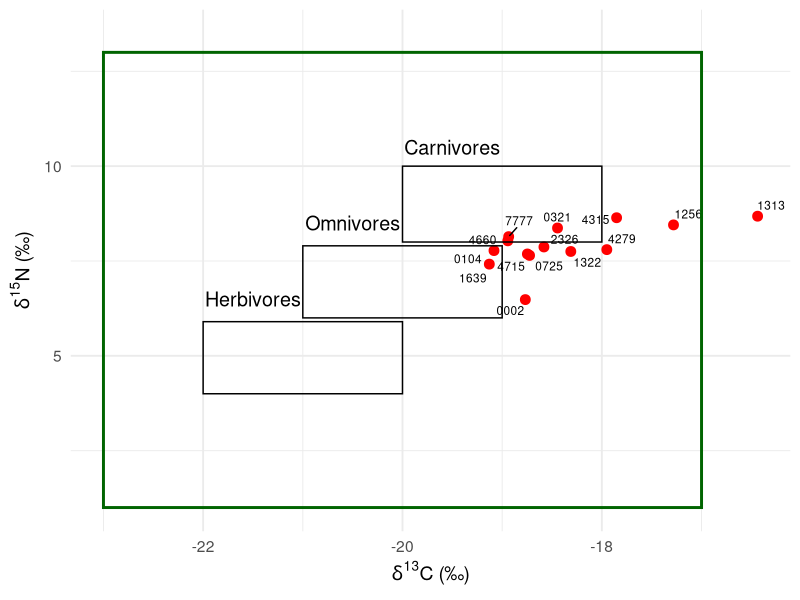
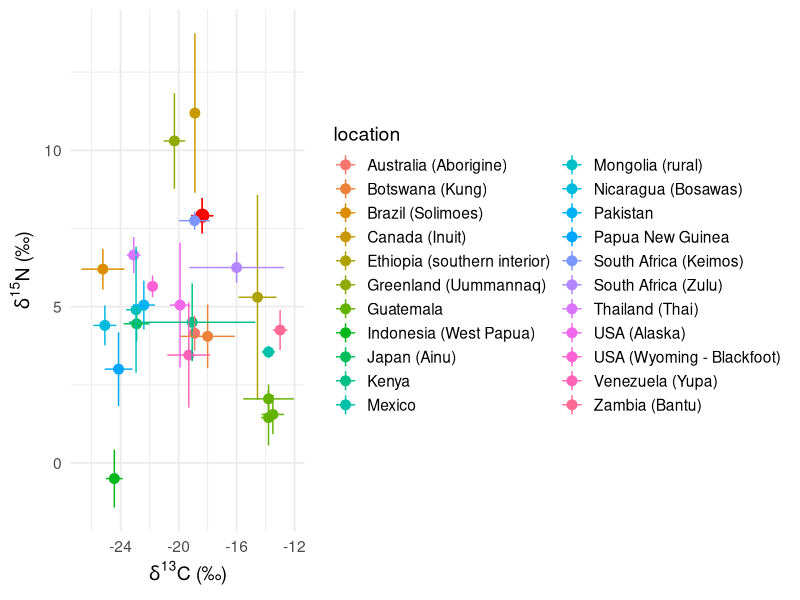
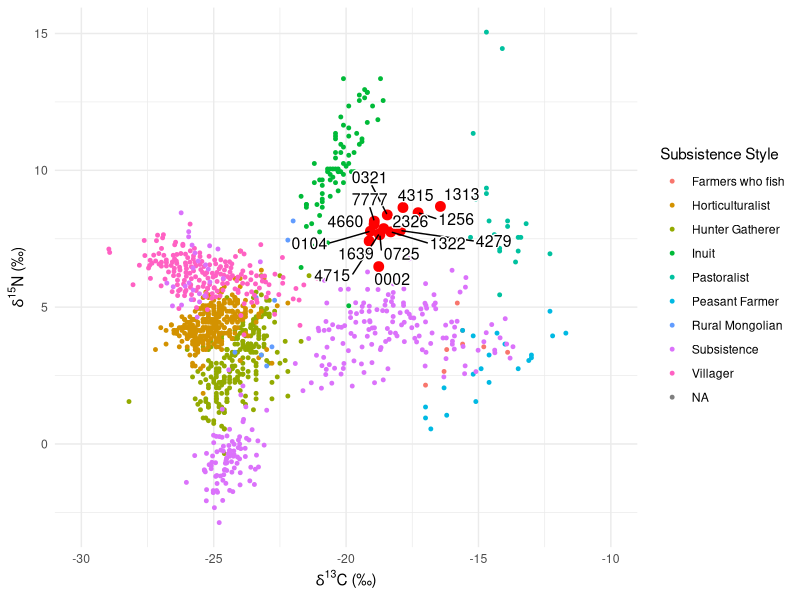
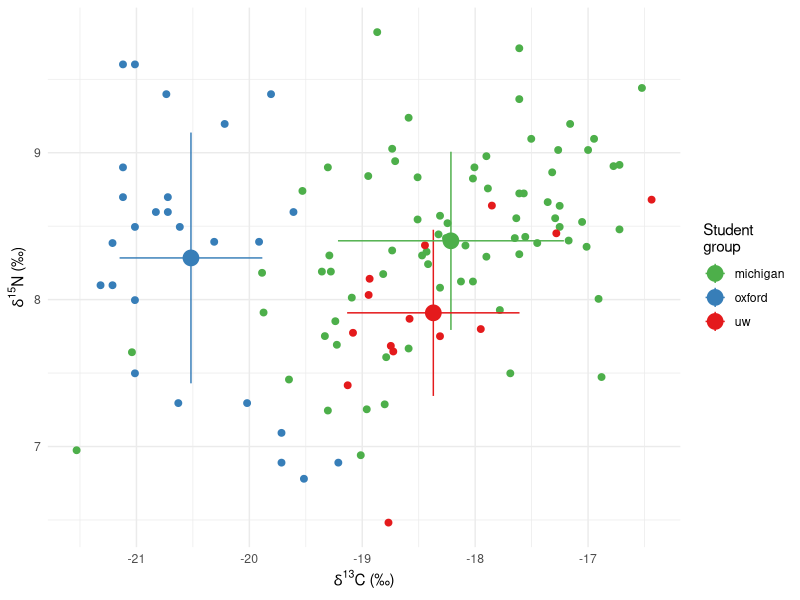
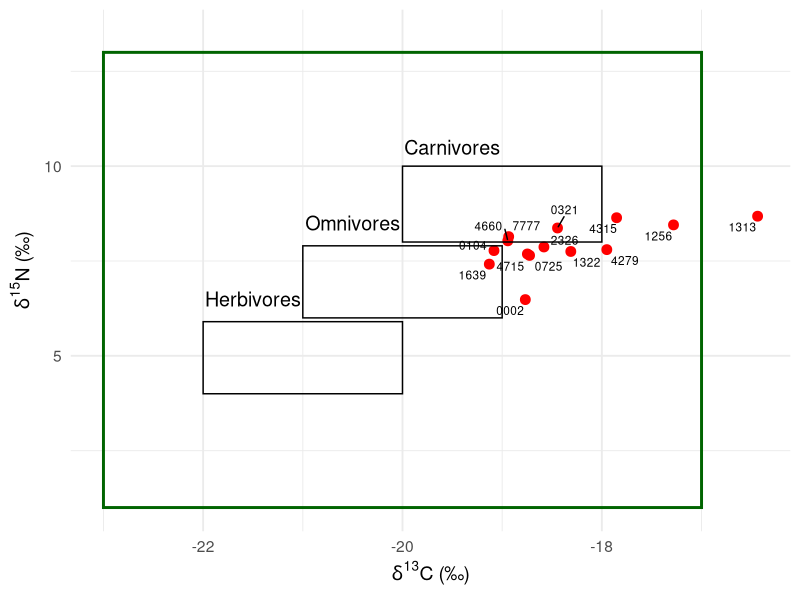
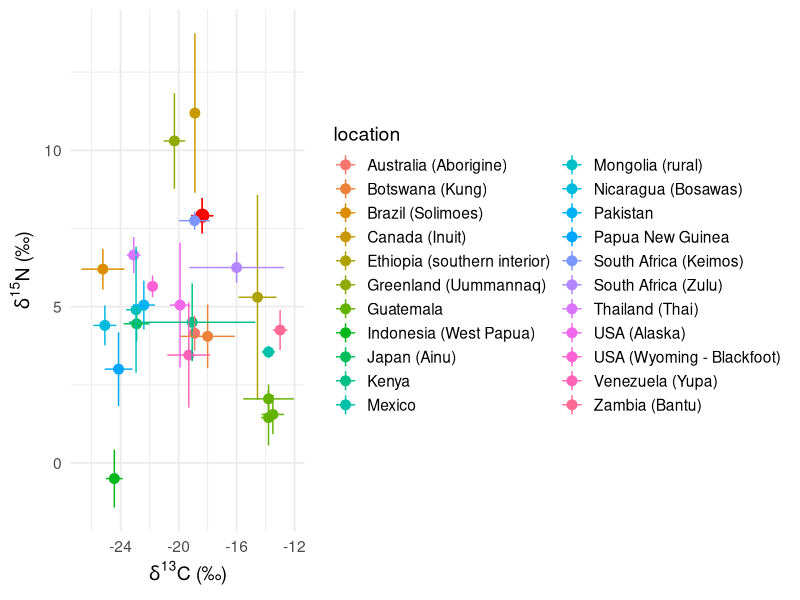
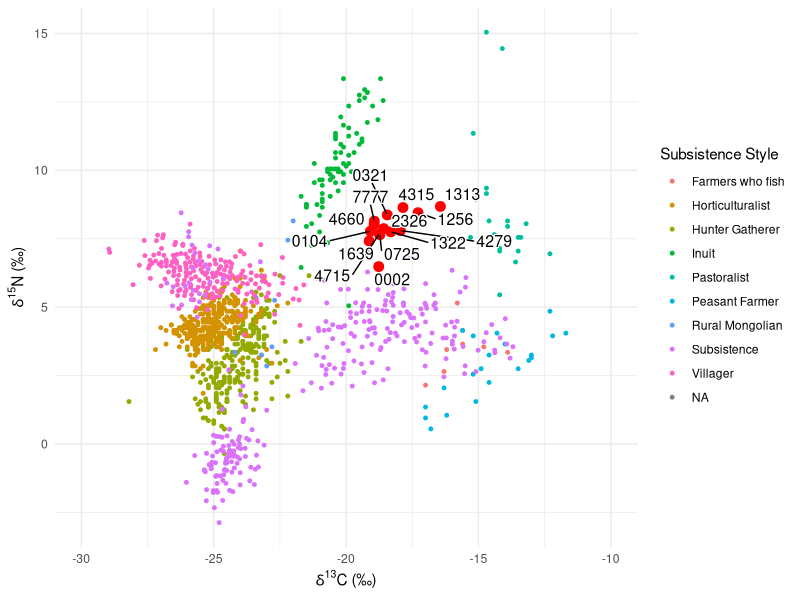
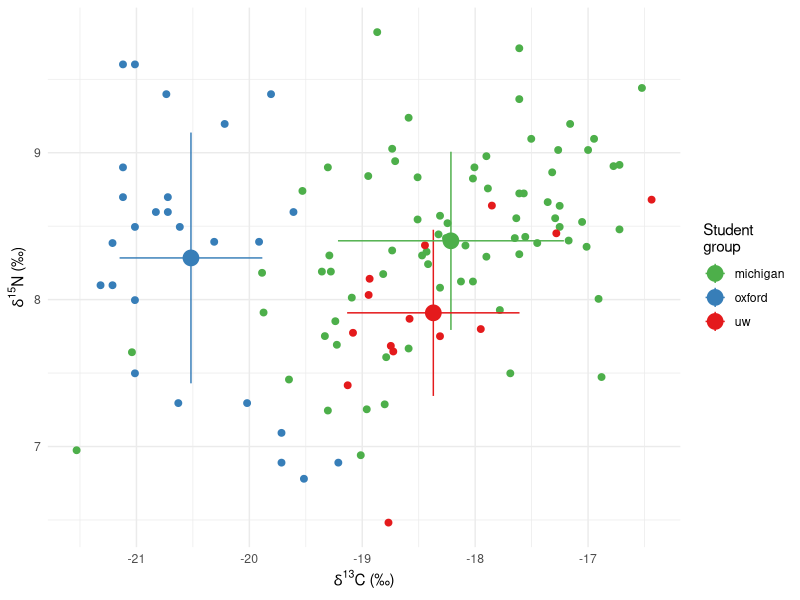

Write R code to recreate these figures, in order.
## ---- chunk 1
# Loading Packages
library(tidyverse)
library(readxl)
library(dplyr)
library(ggrepel)
library(here)
## ---- chunk 2
# read sample and global data into variables

sample_data <- 
  read_csv(here("data/sample_CN.csv"))

global_data_indiv <- 
  read_excel(here("data/Global N15 Values.xlsx"), 
             sheet ="Modern subsistence ind.")

global_data_av <- 
  read_excel(here("data/Global N15 Values.xlsx"), 
             sheet ="modern subsistence averages") %>% 
  drop_na(`δ13C_MDE (‰)`)

# read in British and Michigan Data

British_data <- read_csv(here("data/British.csv"),
                         col_names = FALSE)

Michigan_data <- read_csv(here("data/Michigan_dataset .csv"),
                         col_names = FALSE)
  

## ---- chunk 3
#| label: fig-1
#| fig-cap: "Scatterplot of individual δ15N (‰) and δ13C (‰) Archy 486 sample ID’s grouped by C3 Terrestrial Ecosystem and individual diet classification (Müldner, G. (2018). Plot produced by Anne and Aoife. "
  # plot our hair data
library(ggrepel)
ggplot(sample_data) +
    theme_minimal() +
  geom_point(aes(x = d.13C.12C.VPDB ,
                 y = d.15N.14N.air), 
             size = 3,
             colour="red") +
  # label each data point with sample ID
  geom_text_repel(
    aes(x = `d.13C.12C.VPDB`,
        y = `d.15N.14N.air`,
        label = Identifier.1),
    size=3,
    # label all ID's despite overlap
    max.overlaps = Inf) +
  # label x and y axis for consistency with other plots
  labs(x = "δ13C (‰)",
       y = "δ15N (‰)",
       size=3,
       linewidth=2)+
  # create outlines for herbivores, omnivores, carnivores using parameters from Müldner, G. (2018).
  annotate(
    "rect",
    xmin = c(-22, -21, -20),
    xmax = c(-20, -19, -18),
    ymin = c(4, 6, 8),
    ymax = c(5.9, 7.9, 10),
    fill = NA,
    color = "black",
    linewidth=0.5
  ) +
  # create outline for "Terrestrial C3 Ecosystem" for context on graph.
  annotate(
    "rect",
    xmin = c(-23),
    xmax = c(-17),
    ymin = c(1),
    ymax = c(13),
    color = "Dark Green",
    fill = NA,
    linewidth=1
  ) +
  # label all outlines for context and clarity
  annotate(
    "text",
    x = -20,
    y = 13.5,
    label = "",
    color = "Dark Green",
    parse = TRUE,
    size=5
  ) +
  annotate(
    "text",
    x = -21.5,
    y = 6.5,
    label = "Herbivores",
    parse = TRUE,
    size=5
  ) +
  annotate(
    "text",
    x = -20.5,
    y = 8.5,
    label = "Omnivores",
    parse = TRUE,
    size=5
  ) +
  annotate(
    "text",
    x = -19.5,
    y = 10.5,
    label = "Carnivores",
    parse = TRUE,
    size=5
  ) +
  theme_minimal(base_size = 14) +
    xlab(expression(italic(delta)^13*C*" (‰)")) +
  ylab(expression(italic(delta)^15*N*" (‰)")) 
# +
 #scale_x_continuous(sec.axis = dup_axis(
    #name = "% C4")) +
  #labs(title = "Comparing Archy 486 Samples to Trophic Levels in a Terrestrial C3 Ecosystem") 


ggsave(here("figures",
            "trophic_level.png"),
       bg ="white",
       h = 5, # experiment with h and w to get the right size and proportion
       w = 9,
       units = "in",
       dpi = 900) # make the image nice and crisp))

## ---- chunk 4

global_data <- 
  read_excel(here("data/Global N15 Values.xlsx"),
             sheet = "Modern subsistence ind.")
global_values <- 
  read_excel(here("data/Global N15 Values.xlsx"),
             sheet = "Modern non subsistence averages")

global_subsistence_values <- 
  read_excel(here("data/Global N15 Values.xlsx"),
    sheet = "modern subsistence averages")
## ---- chunk 5
global_subsistence_values_labs <-
  global_subsistence_values %>%
  select(`location`, `δ15N_MDE (‰)`, `SD...6`, `δ13C_MDE (‰)`, `SD...4` ) %>%
  group_by(`location`) %>%
  drop_na()

# rename col
renamed_subsistence <-
global_subsistence_values_labs %>%
  rename(`δ13C (‰)` = `δ13C_MDE (‰)`,
         `δ15N (‰)` = `δ15N_MDE (‰)`) %>%
drop_na()

# select relevant columns from our data
sample_data_perc <-
sample_data %>%
  select(`Identifier.1`, `d.13C.12C.VPDB`, `d.15N.14N.air`) %>% 
  group_by(`Identifier.1`)
  

# select relevant columns from global data
global_values_perc <-
global_values %>%
  select(`location...1`, `δ15N_MDE (‰)`, `δ13C_MDE (‰)`) %>%
  group_by(`location...1`) %>%
  drop_na()

# rename columns from our data
sample_data_perc_lab <-
sample_data_perc %>%
  rename(`δ13C (‰)` = `d.13C.12C.VPDB`,
         `δ15N (‰)` = `d.15N.14N.air`)

 # create a df for the means of `δ13C (‰)` `δ15N (‰)` ratios for class and global data

 `δ13C (‰)` <-
   mean(sample_data_perc_lab$`δ13C (‰)`)
`δ15N (‰)`<-
   mean(sample_data_perc_lab$`δ15N (‰)`)
 
 Statistics_isotopes <- data.frame(means = c("mean_C13", "mean_N15"), Statistics = c(`δ13C (‰)`, `δ15N (‰)`))

mean_sd_C13 <-
  sd(sample_data_perc_lab$`δ13C (‰)`)
mean_sd_N15 <-
  sd(sample_data_perc_lab$`δ15N (‰)`)

# create a class data average dataframe
Stats_isotopes <-
  Statistics_isotopes %>% 
  mutate(mean_sd_C13, mean_sd_N15)

# rename columns in global averages dataframe
global_values_perc_lab <-
global_values_perc %>%
  rename(`δ13C (‰)` = `δ13C_MDE (‰)`,
         `δ15N (‰)` = `δ15N_MDE (‰)`)
  
## ---- chunk 6
#| label: fig-standard-13C-15N
#| fig-cap: "Average δ15N (‰) and δ13C (‰) for class hair samples with line range for standard deviation relative to modern global subsistence average δ15N (‰) and δ13C (‰) with line range for standard deviation (Bird et al. 2021). Plot produced by Aoife and Anne."

library(ggrepel)
ggplot() +
    theme_minimal() +
  # our data plot
  geom_point(data = Stats_isotopes,
             aes(x = `δ13C (‰)`,
                 y = `δ15N (‰)`),
             size = 4,
              color = "red") +
  # our error bar
    geom_linerange(data =  Statistics_isotopes,
                (aes(x = `δ13C (‰)`,
                y = `δ15N (‰)` ,
                ymin=`δ15N (‰)` -1*mean_sd_N15, 
                ymax=`δ15N (‰)` +1*mean_sd_N15)),
              color = "red") +
    # our error bar
    geom_linerange(data =  Statistics_isotopes,
                (aes(x = `δ13C (‰)`,
                y = `δ15N (‰)` ,
                xmin=`δ13C (‰)` -1*mean_sd_C13, 
                xmax=`δ13C (‰)` +1*mean_sd_C13)),
              color = "red") +
  # plot global data
  geom_point(data = renamed_subsistence,
             aes(x = `δ13C (‰)`,
                 y = `δ15N (‰)`,
                 color = `location`), 
             size = 3) +
  geom_linerange(data = renamed_subsistence,
                (aes(x = `δ13C (‰)`,
                y = `δ15N (‰)` ,
                ymin=`δ15N (‰)` -1*SD...6, 
                ymax=`δ15N (‰)` +1*SD...6, 
                color = `location`))) +
  geom_linerange(data = renamed_subsistence,
                (aes(x = `δ13C (‰)`,
                y = `δ15N (‰)` ,
                xmin=`δ13C (‰)` -1*SD...4, 
                xmax=`δ13C (‰)` +1*SD...4, 
                color = `location`))) +
  theme_minimal(base_size = 14) +
    xlab(expression(italic(delta)^13*C*" (‰)")) +
  ylab(expression(italic(delta)^15*N*" (‰)")) 

ggsave(here("figures", 
            "geography.png"),
       bg ="white",
       h = 5, # experiment with h and w to get the right size and proportion
       w = 9,
       units = "in",
       dpi = 900) # make the image nice and crisp))

## ---- chunk 7
eating_habits_data <- read_excel(here("data/Food Survey Responses-2.xlsx"))

## ---- chunk 8
eating_habits_data %>%
group_by(sample_id)
## ---- chunk 9
# subsistence type

#fixing typos in original global data dataset!!!
global_data_renamed <- global_data %>% 
 rename(`Subsistence Style` = `subsistence style`) 


  global_data_right <- global_data_renamed %>% 
  mutate("Subsistence Style" = case_when(
    `Subsistence Style` == "innuit" ~ "Inuit",
    `Subsistence Style` == "rural mongolian" ~ "Rural Mongolian",
    `Subsistence Style` == "Farmers who fish" ~ "Farmers who fish",
    `Subsistence Style` == "villagers" ~ "Villager",
    `Subsistence Style` == "subsistence" ~ "Subsistence",
    `Subsistence Style` == "Pastoralist" ~ "Pastoralist",
    `Subsistence Style` == "Peasant Farmer" ~ "Peasant Farmer",
    `Subsistence Style` == "hunter gatherer" ~ "Hunter Gatherer",
    `Subsistence Style` == "horticulturalists" ~ "Horticulturalist"
))
  
  ###
  
ggplot() +
    theme_minimal() +
  geom_point(data = sample_data,
             aes(x = `d.13C.12C.VPDB`, 
                 y = `d.15N.14N.air`),
             size = 3,
             colour = "red") +
  geom_point(data = global_data_right,
             aes(x = `δ13C_MDE (‰)`, 
                 y = `δ15N_MDE (‰)`,
                 colour = `Subsistence Style`),
             size=1) +
  geom_text_repel(data = sample_data,
             aes(x = `d.13C.12C.VPDB`, 
                 y = `d.15N.14N.air`,
                 label = Identifier.1),
             # label all ID's despite overlap
             max.overlaps = Inf,
             size = 4,
             bg.color = "white",
             bg.r = 0.1) +
  xlim(-30,-10) +
  xlab(expression(italic(delta)^13*C*" (‰)")) +
  ylab(expression(italic(delta)^15*N*" (‰)"))
  #scale_colour_viridis_d()
  #scale_color_brewer(palette = "Dark1")


  ggsave(here("figures", 
            "subsistence_style.png"),
       bg ="white",
       h = 5, # experiment with h and w to get the right size and proportion
       w = 9,
       units = "in",
       dpi = 900) # make the image nice and crisp))

## ---- chunk 10
# British and Michigan comparison

british_and_american_raw <- 
bind_rows(list( oxford = British_data,
                michigan = Michigan_data),
          .id = "location") %>% 
    rename("δ13C (‰)" = X1, 
         "δ15N (‰)" = X2) %>% 
  bind_rows(

sample_data %>% 
  select(`δ13C (‰)` = `d.13C.12C.VPDB`, 
         `δ15N (‰)` = `d.15N.14N.air`) %>% 
  mutate(location = 'uw')
)
  
# find mean and sds

british_and_american_means_and_sd <- 
  british_and_american_raw %>% 
  group_by(location) %>% 
  summarise(mean_C = mean(`δ13C (‰)`),
            mean_N = mean(`δ15N (‰)`),
            sd_C =   sd(`δ13C (‰)`),
            sd_N =   sd(`δ15N (‰)`))

ggplot() +
  theme_minimal() +
  # individual data points
  geom_point(data = british_and_american_raw,
             aes(x = `δ13C (‰)`, 
                 y = `δ15N (‰)`,
                 colour = location),
             size = 2) +
  # mean data points 
  geom_point(data = british_and_american_means_and_sd,
             aes(x = mean_C, 
                 y = mean_N,
                 colour = location),
             size = 5) +
  # error bars
   geom_linerange(data =  british_and_american_means_and_sd,
                (aes(x = mean_C,
                     y = mean_N ,
                 colour = location,
                ymin= mean_N -1* sd_N, 
                ymax=mean_N  +1* sd_N))) +
     geom_linerange(data =  british_and_american_means_and_sd,
                (aes(x = mean_C,
                     y = mean_N ,
                 colour = location,
                xmin= mean_C -1*  sd_C, 
                xmax= mean_C  +1* sd_C))) +
  scale_color_brewer(palette = "Set1",
                     direction=-1,
                     name = "Student\ngroup") +
  xlab(expression(italic(delta)^13*C*" (‰)")) +
  ylab(expression(italic(delta)^15*N*" (‰)"))
  
  
 ggsave(here("figures", 
            "compared_study.png"),
       bg ="white",
       h = 5, # experiment with h and w to get the right size and proportion
       w = 9,
       units = "in",
       dpi = 900) # make the image nice and crisp))

